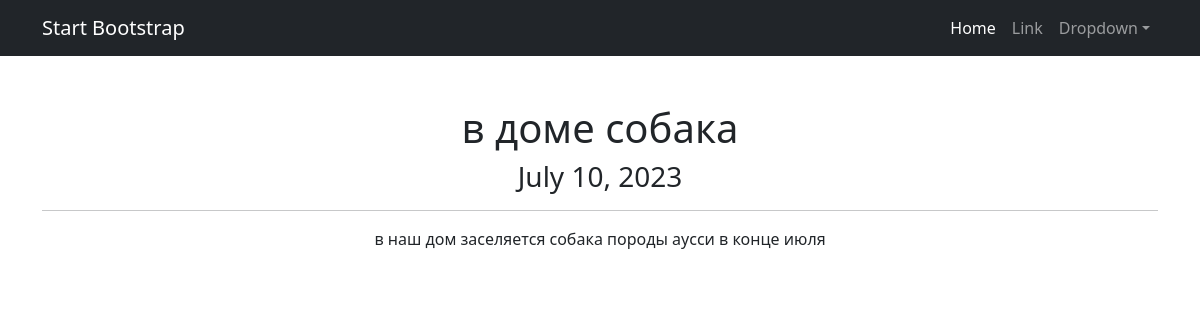
The app's page /posts/5 with its own data.
### news/models.py (models this page shows, shortened)
class Post(models.Model):
    post_author = models.ForeignKey(Author, on_delete=models.CASCADE)
    post_category = models.ManyToManyField(Category)
    article = 'A'
    news = 'N'
    POSITIONS = [
        (article, 'Статья'),
        (news, 'Новость'),
    ]
    category = models.CharField(max_length=1, choices=POSITIONS, default=news)
    date_created = models.DateField(auto_now_add=True)
    title = models.CharField(max_length=50)
    content = models.TextField()
    post_rate = models.IntegerField(default=0)

### news/views.py (the view)
# urls.py: path('<int:pk>', PostDetail.as_view(), name='post_detail'),
class PostDetail(DetailView):
    model = Post
    template_name = 'post.html'
    context_object_name = 'post'

### news/templatetags/custom_filters.py (called while the page is built)
@register.filter()
def censor(value):
    for bw in bad_words:
        try:
            value = value.lower().replace(bw.lower(), bw[0] + '*' * (len(bw) - 1))
        except AttributeError:
            print('Цензура не может быть применена к числам')
    return value

### templates/post.html (shortened to what this page needs)
{% extends 'flatpages/default.html' %}
{% load custom_filters %}
{% block content %}
<h1>{{ post.title|censor }}</h1>
<h3>{{ post.date_created }}</h3>
<hr>
<p>{{ post.content|censor }}</p>
{% endblock content %}

### records on screen
Post: title|censor "в доме собака", date_created "July 10, 2023", content|censor "в наш дом заселяется собака породы аусси в конце июля"
